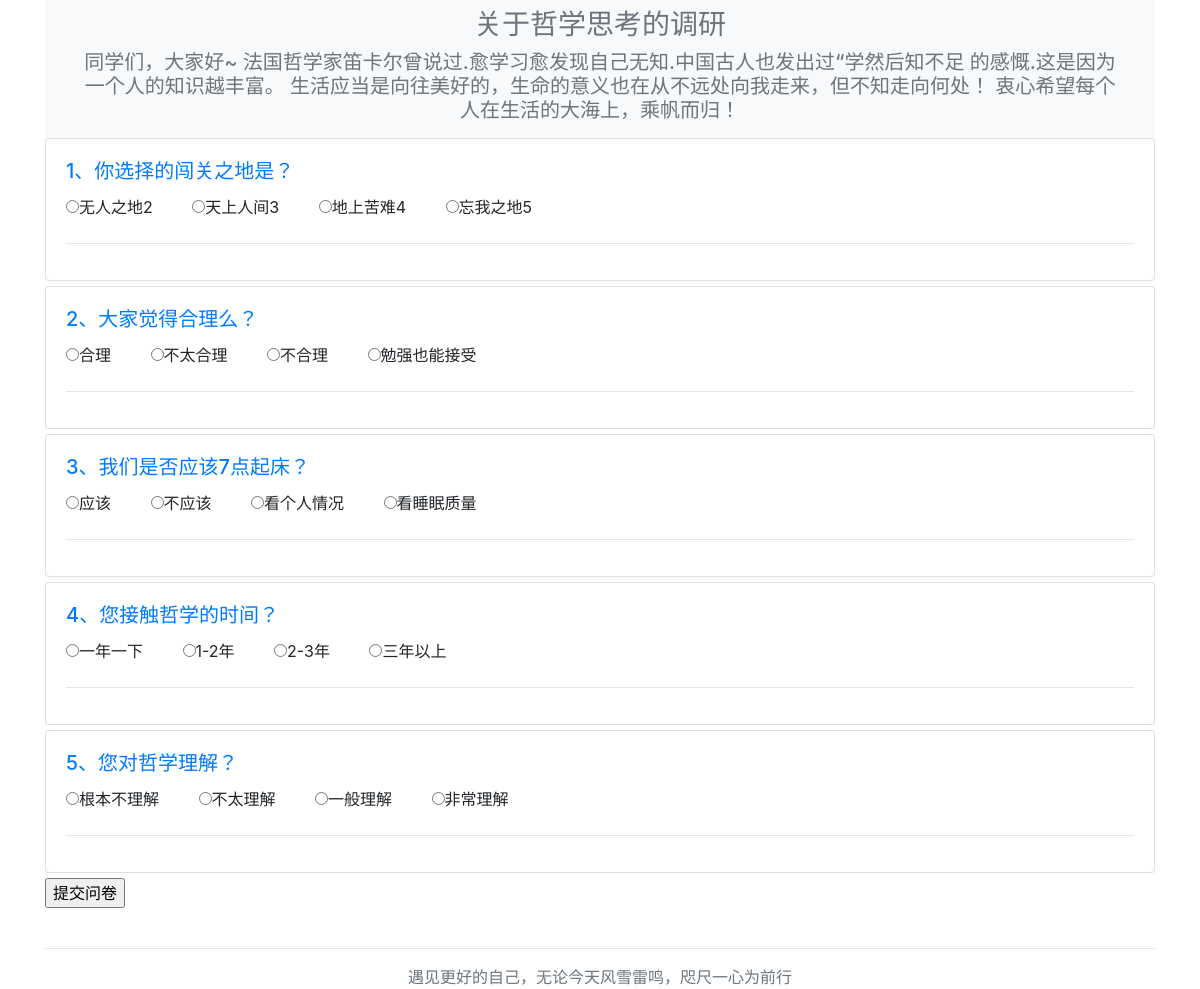
The page / on the database its author committed.
### questionnaire02_app/models.py (models this page shows, shortened)
class QuestionTitle(models.Model):
    title = models.CharField(max_length=255, verbose_name="问卷顶部大标题")
    introduction = models.TextField(max_length=1024, verbose_name="问卷背景介绍")
    created_time = models.DateTimeField(auto_now_add=True, verbose_name="创建时间")
    class Meta:
        verbose_name = verbose_name_plural = "调查问卷-问卷背景介绍"

class Question(models.Model):
    title = models.CharField(max_length=255, verbose_name="问卷标题")
    choice_one = models.CharField(max_length=255, verbose_name="默认选择1（A）")
    choice_two = models.CharField(max_length=255, verbose_name="默认选择2（B）")
    choice_three = models.CharField(max_length=255, verbose_name="默认选择3（C）")
    choice_four = models.CharField(max_length=255, verbose_name="默认选择4（D）")
    created_time = models.DateTimeField(auto_now_add=True, verbose_name="创建时间")
    class Meta:
        verbose_name = verbose_name_plural = "调查问卷-题目设置（目前只单选）"

### questionnaire02_app/views.py (the view)
# urls.py: url(r'^$', base, name='base'),
def base(request):
    question_list = Question.objects.all()  # 获取问题设置对应数据库信息
    questionTitle_list = QuestionTitle.objects.all()
    return render(request, 'list.html', context={'question_list': question_list,
                                                 'questionTitle_list': questionTitle_list})

### questionnaire02_app/templates/list.html (shortened to what this page needs)
{% extends "./base.html" %}
{% block head %}
    {% for questionTitle in questionTitle_list %}
            <h3>{{ questionTitle.title }}</h3>
            <h5>{{ questionTitle.introduction }}</h5>
    {% endfor %}
{% endblock %}
{% block main %}
<form id="contact-form" action="{% url 'answer_input' %}" method="post">
    {% for post in question_list %}
    <div class="card post">
        <div class="card-body">
            <h5 class="card-title"><a href="#">{{ post.id }}、{{ post.title }}</a></h5>
             <span class="card-choice">
                 <input type="radio" name="question{{ post.id }}_choice" id="" value="choice_one" required="required"><label style="margin-right: 35px">{{ post.choice_one }}</label>
                 <input type="radio" name="question{{ post.id }}_choice" id="" value="choice_two" required="required"><label style="margin-right: 35px">{{ post.choice_two }}</label>
                 <input type="radio" name="question{{ post.id }}_choice" id="" value="choice_three" required="required"><label style="margin-right: 35px">{{ post.choice_three }}</label>
                 <input type="radio" name="question{{ post.id }}_choice" id="" value="choice_four" required="required"><label style="margin-right: 35px">{{ post.choice_four }}</label>
            </span>
            <hr/>
        </div>
    </div>
    {% endfor %}
    <input type="submit" value="提交问卷"/>
</form>
{% endblock %}

### questionnaire02_app/templates/base.html (style rules this page uses)
.post { margin-bottom: 5px; }

### rows shown on the page
QuestionTitle: title "关于哲学思考的调研", introduction "同学们，大家好~ 法国哲学家笛卡尔曾说过.愈学习愈发现自己无知.中国古人也发出过“学然后知不足 的感慨.这是因为一个人的知识越丰富。 生活应当是向往美好的，生命的意义也在从不远处向我走来，但不知走向何处！ 衷心希望每个人在生活的大海上，乘帆而归！"
Question: id "1", title "你选择的闯关之地是？", choice_one "无人之地2", choice_two "天上人间3", choice_three "地上苦难4", choice_four "忘我之地5"
Question: id "2", title "大家觉得合理么？", choice_one "合理", choice_two "不太合理", choice_three "不合理", choice_four "勉强也能接受"
Question: id "3", title "我们是否应该7点起床？", choice_one "应该", choice_two "不应该", choice_three "看个人情况", choice_four "看睡眠质量"
Question: id "4", title "您接触哲学的时间？", choice_one "一年一下", choice_two "1-2年", choice_three "2-3年", choice_four "三年以上"
Question: id "5", title "您对哲学理解？", choice_one "根本不理解", choice_two "不太理解", choice_three "一般理解", choice_four "非常理解"
